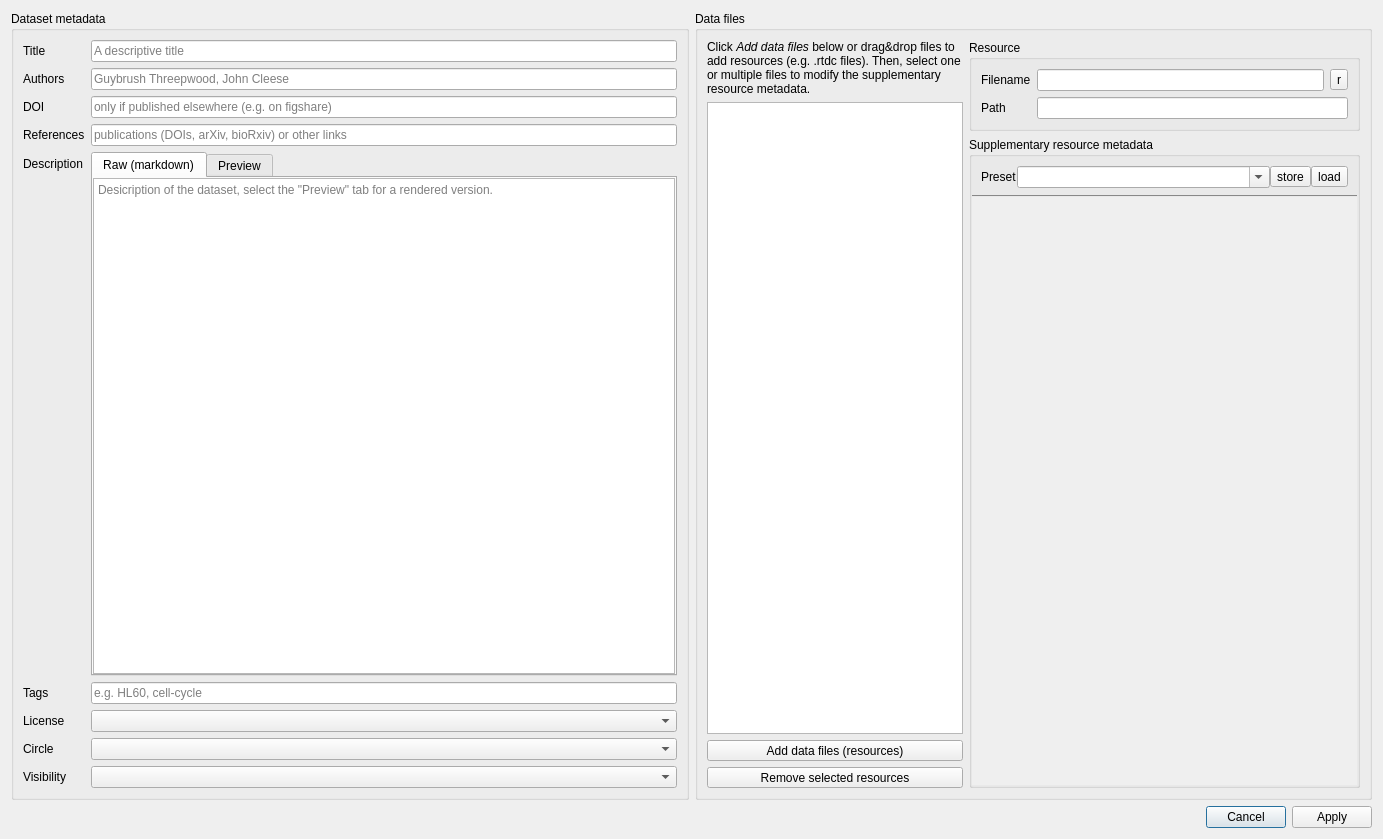
<?xml version="1.0" encoding="UTF-8"?>
<ui version="4.0">
 <class>Dialog</class>
 <widget class="QDialog" name="Dialog">
  <property name="geometry">
   <rect>
    <x>0</x>
    <y>0</y>
    <width>1383</width>
    <height>839</height>
   </rect>
  </property>
  <property name="acceptDrops">
   <bool>true</bool>
  </property>
  <property name="windowTitle">
   <string>Dialog</string>
  </property>
  <layout class="QVBoxLayout" name="verticalLayout">
   <item>
    <layout class="QHBoxLayout" name="horizontalLayout_2">
     <property name="bottomMargin">
      <number>0</number>
     </property>
     <item>
      <widget class="QGroupBox" name="groupBox">
       <property name="acceptDrops">
        <bool>false</bool>
       </property>
       <property name="title">
        <string>Dataset metadata</string>
       </property>
       <layout class="QVBoxLayout" name="verticalLayout_2">
        <item>
         <layout class="QFormLayout" name="formLayout">
          <item row="0" column="0">
           <widget class="QLabel" name="label">
            <property name="acceptDrops">
             <bool>false</bool>
            </property>
            <property name="text">
             <string>Title</string>
            </property>
           </widget>
          </item>
          <item row="0" column="1">
           <widget class="QLineEdit" name="lineEdit_title">
            <property name="sizePolicy">
             <sizepolicy hsizetype="Preferred" vsizetype="Fixed">
              <horstretch>0</horstretch>
              <verstretch>0</verstretch>
             </sizepolicy>
            </property>
            <property name="acceptDrops">
             <bool>false</bool>
            </property>
            <property name="placeholderText">
             <string>A descriptive title</string>
            </property>
           </widget>
          </item>
          <item row="1" column="0">
           <widget class="QLabel" name="label_2">
            <property name="acceptDrops">
             <bool>false</bool>
            </property>
            <property name="text">
             <string>Authors</string>
            </property>
           </widget>
          </item>
          <item row="1" column="1">
           <widget class="QLineEdit" name="lineEdit_authors">
            <property name="sizePolicy">
             <sizepolicy hsizetype="Preferred" vsizetype="Fixed">
              <horstretch>0</horstretch>
              <verstretch>0</verstretch>
             </sizepolicy>
            </property>
            <property name="acceptDrops">
             <bool>false</bool>
            </property>
            <property name="placeholderText">
             <string>Guybrush Threepwood, John Cleese</string>
            </property>
           </widget>
          </item>
          <item row="2" column="0">
           <widget class="QLabel" name="label_3">
            <property name="acceptDrops">
             <bool>false</bool>
            </property>
            <property name="text">
             <string>DOI</string>
            </property>
           </widget>
          </item>
          <item row="2" column="1">
           <widget class="QLineEdit" name="lineEdit_doi">
            <property name="sizePolicy">
             <sizepolicy hsizetype="Preferred" vsizetype="Fixed">
              <horstretch>0</horstretch>
              <verstretch>0</verstretch>
             </sizepolicy>
            </property>
            <property name="acceptDrops">
             <bool>false</bool>
            </property>
            <property name="placeholderText">
             <string>only if published elsewhere (e.g. on figshare)</string>
            </property>
           </widget>
          </item>
          <item row="3" column="0">
           <widget class="QLabel" name="label_4">
            <property name="acceptDrops">
             <bool>false</bool>
            </property>
            <property name="text">
             <string>References</string>
            </property>
           </widget>
          </item>
          <item row="3" column="1">
           <widget class="QLineEdit" name="lineEdit_references">
            <property name="sizePolicy">
             <sizepolicy hsizetype="Preferred" vsizetype="Fixed">
              <horstretch>0</horstretch>
              <verstretch>0</verstretch>
             </sizepolicy>
            </property>
            <property name="acceptDrops">
             <bool>false</bool>
            </property>
            <property name="placeholderText">
             <string>publications (DOIs, arXiv, bioRxiv) or other links</string>
            </property>
           </widget>
          </item>
          <item row="4" column="1">
           <widget class="QTabWidget" name="tabWidget_notes">
            <property name="currentIndex">
             <number>0</number>
            </property>
            <widget class="QWidget" name="tab_notes_raw">
             <attribute name="title">
              <string>Raw (markdown)</string>
             </attribute>
             <layout class="QVBoxLayout" name="verticalLayout_8">
              <property name="leftMargin">
               <number>0</number>
              </property>
              <property name="topMargin">
               <number>0</number>
              </property>
              <property name="rightMargin">
               <number>0</number>
              </property>
              <property name="bottomMargin">
               <number>0</number>
              </property>
              <item>
               <widget class="QPlainTextEdit" name="plainTextEdit_notes">
                <property name="sizePolicy">
                 <sizepolicy hsizetype="Preferred" vsizetype="Expanding">
                  <horstretch>0</horstretch>
                  <verstretch>0</verstretch>
                 </sizepolicy>
                </property>
                <property name="minimumSize">
                 <size>
                  <width>450</width>
                  <height>400</height>
                 </size>
                </property>
                <property name="acceptDrops">
                 <bool>false</bool>
                </property>
                <property name="placeholderText">
                 <string>Desicription of the dataset, select the &quot;Preview&quot; tab for a rendered version.</string>
                </property>
               </widget>
              </item>
             </layout>
            </widget>
            <widget class="QWidget" name="tab_notes_preview">
             <attribute name="title">
              <string>Preview</string>
             </attribute>
             <layout class="QVBoxLayout" name="verticalLayout_9">
              <property name="leftMargin">
               <number>0</number>
              </property>
              <property name="topMargin">
               <number>0</number>
              </property>
              <property name="rightMargin">
               <number>0</number>
              </property>
              <property name="bottomMargin">
               <number>0</number>
              </property>
              <item>
               <widget class="QTextEdit" name="textEdit_preview">
                <property name="readOnly">
                 <bool>true</bool>
                </property>
                <property name="markdown">
                 <string>This is an **example** text.

</string>
                </property>
               </widget>
              </item>
             </layout>
            </widget>
           </widget>
          </item>
          <item row="4" column="0">
           <widget class="QLabel" name="label_5">
            <property name="acceptDrops">
             <bool>false</bool>
            </property>
            <property name="text">
             <string>Description</string>
            </property>
           </widget>
          </item>
          <item row="5" column="0">
           <widget class="QLabel" name="label_6">
            <property name="acceptDrops">
             <bool>false</bool>
            </property>
            <property name="text">
             <string>Tags</string>
            </property>
           </widget>
          </item>
          <item row="5" column="1">
           <widget class="QLineEdit" name="lineEdit_tags">
            <property name="sizePolicy">
             <sizepolicy hsizetype="Preferred" vsizetype="Fixed">
              <horstretch>0</horstretch>
              <verstretch>0</verstretch>
             </sizepolicy>
            </property>
            <property name="acceptDrops">
             <bool>false</bool>
            </property>
            <property name="placeholderText">
             <string>e.g. HL60, cell-cycle</string>
            </property>
           </widget>
          </item>
          <item row="6" column="0">
           <widget class="QLabel" name="label_7">
            <property name="acceptDrops">
             <bool>false</bool>
            </property>
            <property name="text">
             <string>License</string>
            </property>
           </widget>
          </item>
          <item row="6" column="1">
           <widget class="QComboBox" name="comboBox_license">
            <property name="acceptDrops">
             <bool>false</bool>
            </property>
           </widget>
          </item>
          <item row="7" column="0">
           <widget class="QLabel" name="label_8">
            <property name="acceptDrops">
             <bool>false</bool>
            </property>
            <property name="text">
             <string>Circle</string>
            </property>
           </widget>
          </item>
          <item row="7" column="1">
           <widget class="QComboBox" name="comboBox_circles">
            <property name="acceptDrops">
             <bool>false</bool>
            </property>
           </widget>
          </item>
          <item row="8" column="0">
           <widget class="QLabel" name="label_9">
            <property name="acceptDrops">
             <bool>false</bool>
            </property>
            <property name="text">
             <string>Visibility</string>
            </property>
           </widget>
          </item>
          <item row="8" column="1">
           <widget class="QComboBox" name="comboBox_vis">
            <property name="acceptDrops">
             <bool>false</bool>
            </property>
           </widget>
          </item>
         </layout>
        </item>
       </layout>
      </widget>
     </item>
     <item>
      <widget class="QGroupBox" name="groupBox_2">
       <property name="sizePolicy">
        <sizepolicy hsizetype="Expanding" vsizetype="Preferred">
         <horstretch>0</horstretch>
         <verstretch>0</verstretch>
        </sizepolicy>
       </property>
       <property name="acceptDrops">
        <bool>false</bool>
       </property>
       <property name="title">
        <string>Data files</string>
       </property>
       <layout class="QHBoxLayout" name="horizontalLayout">
        <item>
         <layout class="QVBoxLayout" name="verticalLayout_4">
          <property name="rightMargin">
           <number>0</number>
          </property>
          <item>
           <widget class="QLabel" name="label_11">
            <property name="acceptDrops">
             <bool>false</bool>
            </property>
            <property name="text">
             <string>&lt;html&gt;&lt;head/&gt;&lt;body&gt;&lt;p&gt;Click &lt;span style=&quot; font-style:italic;&quot;&gt;Add data files&lt;/span&gt; below or drag&amp;amp;drop files to add resources (e.g. .rtdc files). Then, select one or multiple files to modify the supplementary resource metadata.&lt;/p&gt;&lt;/body&gt;&lt;/html&gt;</string>
            </property>
            <property name="wordWrap">
             <bool>true</bool>
            </property>
           </widget>
          </item>
          <item>
           <widget class="QListView" name="listView_resources">
            <property name="sizePolicy">
             <sizepolicy hsizetype="Preferred" vsizetype="Expanding">
              <horstretch>0</horstretch>
              <verstretch>0</verstretch>
             </sizepolicy>
            </property>
            <property name="acceptDrops">
             <bool>false</bool>
            </property>
            <property name="selectionMode">
             <enum>QAbstractItemView::SelectionMode::ExtendedSelection</enum>
            </property>
            <property name="selectionBehavior">
             <enum>QAbstractItemView::SelectionBehavior::SelectRows</enum>
            </property>
           </widget>
          </item>
          <item>
           <widget class="QToolButton" name="toolButton_add">
            <property name="sizePolicy">
             <sizepolicy hsizetype="Preferred" vsizetype="Fixed">
              <horstretch>0</horstretch>
              <verstretch>0</verstretch>
             </sizepolicy>
            </property>
            <property name="acceptDrops">
             <bool>false</bool>
            </property>
            <property name="text">
             <string>Add data files (resources)</string>
            </property>
           </widget>
          </item>
          <item>
           <widget class="QToolButton" name="toolButton_rem">
            <property name="sizePolicy">
             <sizepolicy hsizetype="Preferred" vsizetype="Fixed">
              <horstretch>0</horstretch>
              <verstretch>0</verstretch>
             </sizepolicy>
            </property>
            <property name="acceptDrops">
             <bool>false</bool>
            </property>
            <property name="text">
             <string>Remove selected resources</string>
            </property>
           </widget>
          </item>
         </layout>
        </item>
        <item>
         <layout class="QVBoxLayout" name="verticalLayout_3">
          <property name="rightMargin">
           <number>0</number>
          </property>
          <item>
           <widget class="QGroupBox" name="groupBox_res_info">
            <property name="acceptDrops">
             <bool>false</bool>
            </property>
            <property name="title">
             <string>Resource</string>
            </property>
            <layout class="QFormLayout" name="formLayout_2">
             <item row="0" column="0">
              <widget class="QLabel" name="label_10">
               <property name="acceptDrops">
                <bool>false</bool>
               </property>
               <property name="text">
                <string>Filename</string>
               </property>
              </widget>
             </item>
             <item row="0" column="1">
              <layout class="QHBoxLayout" name="horizontalLayout_5">
               <item>
                <widget class="QLineEdit" name="lineEdit_res_filename">
                 <property name="acceptDrops">
                  <bool>false</bool>
                 </property>
                 <property name="frame">
                  <bool>true</bool>
                 </property>
                 <property name="readOnly">
                  <bool>false</bool>
                 </property>
                </widget>
               </item>
               <item>
                <widget class="QToolButton" name="toolButton_res_filename">
                 <property name="acceptDrops">
                  <bool>false</bool>
                 </property>
                 <property name="toolTip">
                  <string>undo filename changes</string>
                 </property>
                 <property name="text">
                  <string>r</string>
                 </property>
                 <property name="icon">
                  <iconset theme="undo">
                   <normaloff>../../../../../.designer/backup</normaloff>../../../../../.designer/backup</iconset>
                 </property>
                </widget>
               </item>
              </layout>
             </item>
             <item row="1" column="0">
              <widget class="QLabel" name="label_12">
               <property name="acceptDrops">
                <bool>false</bool>
               </property>
               <property name="text">
                <string>Path</string>
               </property>
              </widget>
             </item>
             <item row="1" column="1">
              <widget class="QLineEdit" name="lineEdit_res_path">
               <property name="acceptDrops">
                <bool>false</bool>
               </property>
               <property name="readOnly">
                <bool>true</bool>
               </property>
              </widget>
             </item>
            </layout>
           </widget>
          </item>
          <item>
           <widget class="QWidget" name="widget_supplement" native="true">
            <property name="acceptDrops">
             <bool>false</bool>
            </property>
            <layout class="QVBoxLayout" name="verticalLayout_5">
             <property name="leftMargin">
              <number>0</number>
             </property>
             <property name="topMargin">
              <number>0</number>
             </property>
             <property name="rightMargin">
              <number>0</number>
             </property>
             <property name="bottomMargin">
              <number>0</number>
             </property>
             <item>
              <widget class="QGroupBox" name="groupBox_3">
               <property name="acceptDrops">
                <bool>false</bool>
               </property>
               <property name="title">
                <string>Supplementary resource metadata</string>
               </property>
               <layout class="QVBoxLayout" name="verticalLayout_7">
                <property name="spacing">
                 <number>0</number>
                </property>
                <property name="leftMargin">
                 <number>0</number>
                </property>
                <property name="rightMargin">
                 <number>0</number>
                </property>
                <property name="bottomMargin">
                 <number>0</number>
                </property>
                <item>
                 <layout class="QHBoxLayout" name="horizontalLayout_4">
                  <property name="leftMargin">
                   <number>9</number>
                  </property>
                  <property name="rightMargin">
                   <number>9</number>
                  </property>
                  <property name="bottomMargin">
                   <number>6</number>
                  </property>
                  <item>
                   <widget class="QLabel" name="label_14">
                    <property name="acceptDrops">
                     <bool>false</bool>
                    </property>
                    <property name="text">
                     <string>Preset</string>
                    </property>
                    <property name="buddy">
                     <cstring>comboBox_preset</cstring>
                    </property>
                   </widget>
                  </item>
                  <item>
                   <widget class="QComboBox" name="comboBox_preset">
                    <property name="sizePolicy">
                     <sizepolicy hsizetype="Expanding" vsizetype="Fixed">
                      <horstretch>0</horstretch>
                      <verstretch>0</verstretch>
                     </sizepolicy>
                    </property>
                    <property name="acceptDrops">
                     <bool>false</bool>
                    </property>
                    <property name="editable">
                     <bool>true</bool>
                    </property>
                   </widget>
                  </item>
                  <item>
                   <widget class="QToolButton" name="toolButton_preset_store">
                    <property name="acceptDrops">
                     <bool>false</bool>
                    </property>
                    <property name="text">
                     <string>store</string>
                    </property>
                   </widget>
                  </item>
                  <item>
                   <widget class="QToolButton" name="toolButton_preset_load">
                    <property name="acceptDrops">
                     <bool>false</bool>
                    </property>
                    <property name="text">
                     <string>load</string>
                    </property>
                   </widget>
                  </item>
                 </layout>
                </item>
                <item>
                 <widget class="Line" name="line">
                  <property name="acceptDrops">
                   <bool>false</bool>
                  </property>
                  <property name="styleSheet">
                   <string notr="true">color:#888</string>
                  </property>
                  <property name="frameShadow">
                   <enum>QFrame::Shadow::Plain</enum>
                  </property>
                  <property name="orientation">
                   <enum>Qt::Orientation::Horizontal</enum>
                  </property>
                 </widget>
                </item>
                <item>
                 <widget class="QScrollArea" name="scrollArea">
                  <property name="sizePolicy">
                   <sizepolicy hsizetype="Expanding" vsizetype="Expanding">
                    <horstretch>0</horstretch>
                    <verstretch>0</verstretch>
                   </sizepolicy>
                  </property>
                  <property name="acceptDrops">
                   <bool>false</bool>
                  </property>
                  <property name="frameShape">
                   <enum>QFrame::Shape::NoFrame</enum>
                  </property>
                  <property name="frameShadow">
                   <enum>QFrame::Shadow::Plain</enum>
                  </property>
                  <property name="lineWidth">
                   <number>0</number>
                  </property>
                  <property name="widgetResizable">
                   <bool>true</bool>
                  </property>
                  <widget class="QWidget" name="scrollAreaWidgetContents">
                   <property name="geometry">
                    <rect>
                     <x>0</x>
                     <y>0</y>
                     <width>382</width>
                     <height>557</height>
                    </rect>
                   </property>
                   <layout class="QVBoxLayout" name="verticalLayout_6">
                    <property name="leftMargin">
                     <number>0</number>
                    </property>
                    <property name="topMargin">
                     <number>0</number>
                    </property>
                    <property name="bottomMargin">
                     <number>0</number>
                    </property>
                    <item>
                     <widget class="SchemaWidget" name="widget_schema" native="true">
                      <property name="sizePolicy">
                       <sizepolicy hsizetype="Preferred" vsizetype="Expanding">
                        <horstretch>0</horstretch>
                        <verstretch>0</verstretch>
                       </sizepolicy>
                      </property>
                      <property name="acceptDrops">
                       <bool>false</bool>
                      </property>
                     </widget>
                    </item>
                   </layout>
                  </widget>
                 </widget>
                </item>
               </layout>
              </widget>
             </item>
            </layout>
           </widget>
          </item>
         </layout>
        </item>
       </layout>
      </widget>
     </item>
    </layout>
   </item>
   <item>
    <widget class="QDialogButtonBox" name="buttonBox">
     <property name="acceptDrops">
      <bool>false</bool>
     </property>
     <property name="orientation">
      <enum>Qt::Orientation::Horizontal</enum>
     </property>
     <property name="standardButtons">
      <set>QDialogButtonBox::StandardButton::Apply|QDialogButtonBox::StandardButton::Cancel</set>
     </property>
    </widget>
   </item>
  </layout>
 </widget>
 <customwidgets>
  <customwidget>
   <class>SchemaWidget</class>
   <extends>QWidget</extends>
   <header>dcoraid.gui.panel_uploads.widget_schema</header>
   <container>1</container>
  </customwidget>
 </customwidgets>
 <resources/>
 <connections>
  <connection>
   <sender>buttonBox</sender>
   <signal>accepted()</signal>
   <receiver>Dialog</receiver>
   <slot>accept()</slot>
   <hints>
    <hint type="sourcelabel">
     <x>248</x>
     <y>254</y>
    </hint>
    <hint type="destinationlabel">
     <x>157</x>
     <y>274</y>
    </hint>
   </hints>
  </connection>
  <connection>
   <sender>buttonBox</sender>
   <signal>rejected()</signal>
   <receiver>Dialog</receiver>
   <slot>reject()</slot>
   <hints>
    <hint type="sourcelabel">
     <x>316</x>
     <y>260</y>
    </hint>
    <hint type="destinationlabel">
     <x>286</x>
     <y>274</y>
    </hint>
   </hints>
  </connection>
 </connections>
</ui>
